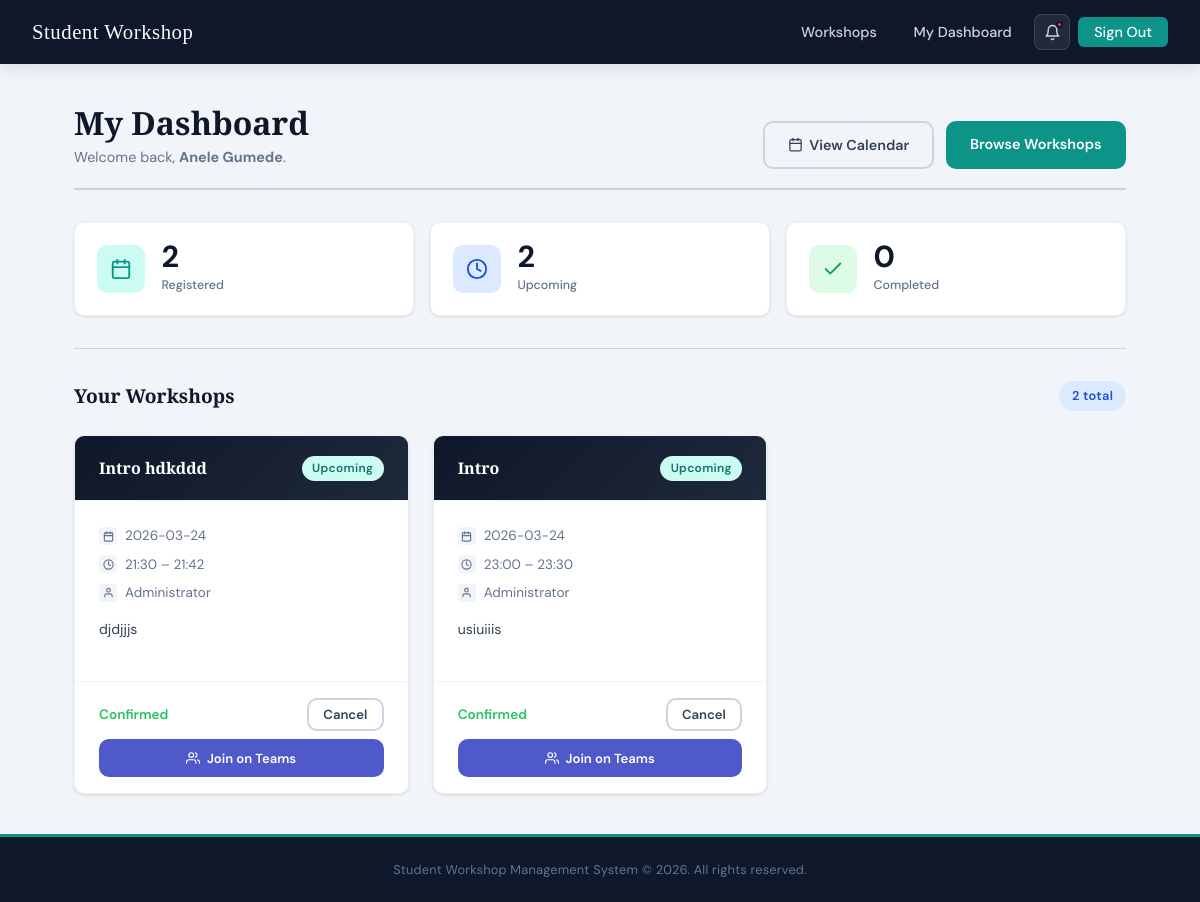
/dashboard (signed in), run on the app's committed database.
### tables this page shows
CREATE TABLE workshops (
            id          INTEGER PRIMARY KEY AUTOINCREMENT,
            title       TEXT NOT NULL,
            description TEXT NOT NULL,
            date        TEXT NOT NULL,
            start_time  TEXT NOT NULL,
            end_time    TEXT NOT NULL,
            teams_link  TEXT,
            created_by  INTEGER NOT NULL,
            status      TEXT NOT NULL DEFAULT 'pending'
        );

CREATE TABLE users (
            id       INTEGER PRIMARY KEY AUTOINCREMENT,
            name     TEXT    NOT NULL,
            email    TEXT    NOT NULL UNIQUE,
            password TEXT    NOT NULL,
            role     TEXT    NOT NULL DEFAULT 'student',
            archived INTEGER NOT NULL DEFAULT 0
        );

### app.py (the view)
@app.route('/dashboard')
def dashboard():
    if not require_login():
        return redirect(url_for('login'))
    if session.get('role') == 'admin':
        return redirect(url_for('admin_dashboard'))
    if session.get('role') == 'host':
        return redirect(url_for('host_dashboard'))
    today = date.today().isoformat()
    current_time = datetime.now().strftime('%H:%M')
    conn  = get_db()
    uid   = session['user_id']
    my_workshops = conn.execute('''
        SELECT w.*, u.name AS created_by_name,
               (SELECT rating FROM feedback WHERE workshop_id = w.id AND user_id = ?) AS my_rating
        FROM registrations r
        JOIN workshops w ON r.workshop_id = w.id
        JOIN users u ON w.created_by = u.id
        WHERE r.user_id = ?
        ORDER BY w.date ASC, w.start_time ASC
    ''', (uid, uid)).fetchall()
    conn.close()
    return render_template('dashboard.html', workshops=my_workshops, today=today, current_time=current_time)

### app.py (called while the page is built)
def get_db():
    conn = sqlite3.connect(DATABASE)
    conn.row_factory = sqlite3.Row
    return conn

def require_login(role=None):
    if 'user_id' not in session:
        flash('Please sign in to access that page.', 'warning')
        return False
    if role and session.get('role') != role:
        flash('You do not have permission to access that page.', 'error')
        return False
    return True

### templates/dashboard.html (shortened to what this page needs)
{% extends 'base.html' %}
{% block content %}
<div class="page-wrapper">
  <div class="page-header">
    <div>
      <h1>My Dashboard</h1>
      <p>Welcome back, <strong>{{ session.get('name') }}</strong>.</p>
    </div>
    <div style="display:flex; gap:0.75rem; flex-wrap:wrap;">
      <button class="btn btn-ghost" onclick="openCalendar()">
        View Calendar
      </button>
      <a href="{{ url_for('workshops') }}" class="btn btn-primary">Browse Workshops</a>
    </div>
  </div>
  <div class="admin-stats-row">
    <div class="admin-stat-card">
      <div class="admin-stat-left teal">
      </div>
      <div>
        <div class="admin-stat-num">{{ workshops|length }}</div>
        <div class="admin-stat-label">Registered</div>
      </div>
    </div>
    <div class="admin-stat-card">
      <div class="admin-stat-left navy">
        <svg xmlns="http://www.w3.org/2000/svg" width="22" height="22" viewBox="0 0 24 24"
          fill="none" stroke="currentColor" stroke-width="2"
          stroke-linecap="round" stroke-linejoin="round">
          <circle cx="12" cy="12" r="10"/>
          <polyline points="12 6 12 12 16 14"/>
        </svg>
      </div>
      <div>
        <div class="admin-stat-num">
          {% set upcoming = [] %}
          {% for w in workshops %}
            {% if w.date > today or (w.date == today and w.end_time > current_time) %}
              {% set _ = upcoming.append(1) %}
            {% endif %}
          {% endfor %}
          {{ upcoming|length }}
        </div>
        <div class="admin-stat-label">Upcoming</div>
      </div>
    </div>
    <div class="admin-stat-card">
      <div class="admin-stat-left green">
        <svg xmlns="http://www.w3.org/2000/svg" width="22" height="22" viewBox="0 0 24 24"
          fill="none" stroke="currentColor" stroke-width="2"
          stroke-linecap="round" stroke-linejoin="round">
          <polyline points="20 6 9 17 4 12"/>
        </svg>
      </div>
      <div>
        <div class="admin-stat-num">{{ workshops|length - upcoming|length }}</div>
        <div class="admin-stat-label">Completed</div>
      </div>
    </div>
  </div>
  <div style="border-top: 1px solid var(--grey-300); margin: 2rem 0;"></div>
  <div class="section-title-bar" style="margin-bottom: 1rem;">
    <h2 class="section-title">Your Workshops</h2>
    <span class="badge badge-navy" style="font-size:0.8rem; padding:0.3rem 0.8rem;">
      {{ workshops|length }} total
    </span>
  </div>
  {% if workshops %}
    <div class="workshop-grid">
      {% for workshop in workshops %}
        {% set is_completed = workshop.date < today or (workshop.date == today and workshop.end_time < current_time) %}
        <div class="card workshop-card">
          <div class="card-header">
            <h3>{{ workshop.title }}</h3>
            {% if is_completed %}
              <span class="badge" style="background:#f1f5f9; color:#64748b;">Completed</span>
            {% else %}
              <span class="badge badge-teal">Upcoming</span>
            {% endif %}
          </div>
          <div class="card-body">
            <div class="workshop-meta">
              <div class="meta-row">
                <div class="meta-icon">
                </div>
                <span>{{ workshop.date }}</span>
              </div>
              <div class="meta-row">
                <div class="meta-icon">
                  <svg xmlns="http://www.w3.org/2000/svg" width="11" height="11"
                    viewBox="0 0 24 24" fill="none" stroke="currentColor"
                    stroke-width="2.5" stroke-linecap="round" stroke-linejoin="round">
                    <circle cx="12" cy="12" r="10"/>
                    <polyline points="12 6 12 12 16 14"/>
                  </svg>
                </div>
                <span>{{ workshop.start_time }} &ndash; {{ workshop.end_time }}</span>
              </div>
              <div class="meta-row">
                <div class="meta-icon">
                  <svg xmlns="http://www.w3.org/2000/svg" width="11" height="11"
                    viewBox="0 0 24 24" fill="none" stroke="currentColor"
                    stroke-width="2.5" stroke-linecap="round" stroke-linejoin="round">
                    <path d="M20 21v-2a4 4 0 0 0-4-4H8a4 4 0 0 0-4 4v2"/>
                    <circle cx="12" cy="7" r="4"/>
                  </svg>
                </div>
                <span>{{ workshop.created_by_name }}</span>
              </div>
            </div>
            <p class="workshop-desc">{{ workshop.description }}</p>
          </div>
          <div class="card-footer" style="flex-direction: column; align-items: stretch; gap: 0.5rem;">
            {% if not is_completed %}
              <div style="display:flex; align-items:center; justify-content:space-between;">
                <span class="text-sm" style="color:var(--success); font-weight:600;">Confirmed</span>
                <form method="POST" action="{{ url_for('unregister_workshop', workshop_id=workshop.id) }}">
                  <button type="submit" class="btn btn-ghost btn-sm">Cancel</button>
                </form>
              </div>
              {% if workshop.teams_link %}
                <a href="{{ workshop.teams_link }}" target="_blank"
                  class="btn btn-sm"
                  style="justify-content: center; background: #5059C9; border-color: #5059C9; color: white;">
                  Join on Teams
                </a>
              {% endif %}
            {% endif %}
          </div>
        </div>
      {% endfor %}
    </div>
  {% endif %}
</div>
{% endblock %}

### data on the page
workshops: title "Intro hdkddd", date "2026-03-24", start_time "21:30", end_time "21:42", created_by_name "Administrator", description "djdjjjs"
workshops: title "Intro", date "2026-03-24", start_time "23:00", end_time "23:30", created_by_name "Administrator", description "usiuiiis"

### other printed values
{{ session.get('name') }} "Anele Gumede"
{{ workshops|length }} "2"
{{ upcoming|length }} "2"
{{ workshops|length - upcoming|length }} "0"
